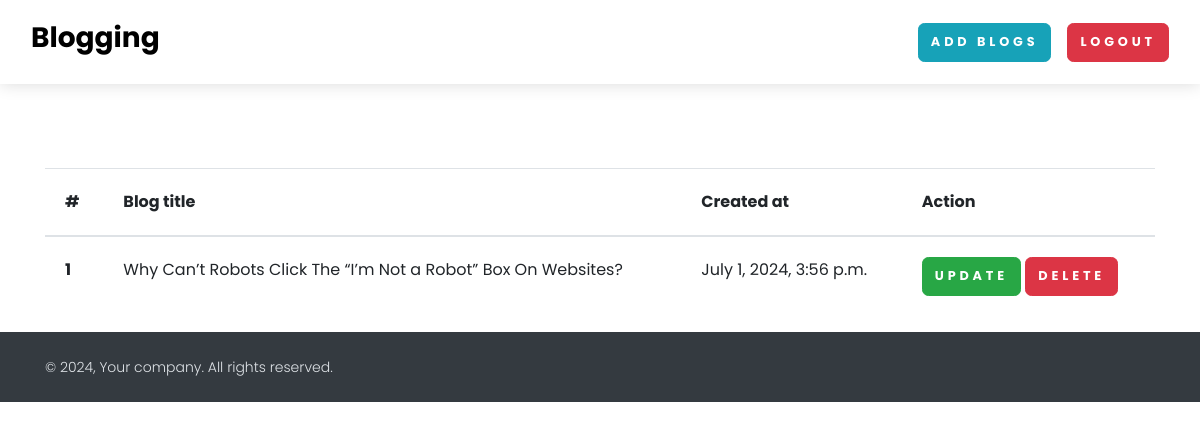
Screenshot of /see-blog/ (signed in) with the database file from the repository.
### home/models.py (models this page shows, shortened)
class BlogModel(models.Model):
    title = models.CharField(max_length=1000)
    content = FroalaField()
    slug = models.SlugField(max_length=1000, null = True, blank=True)
    user = models.ForeignKey(User, blank=True, null=True, on_delete=models.CASCADE)
    image = models.ImageField(upload_to='Blog/blog')
    created_at = models.DateTimeField(auto_now_add=True)
    upload_to = models.DateTimeField(auto_now = True)

### home/views.py (the view)
# urls.py: path('see-blog/', see_blog, name='see_blog'),
def see_blog(request):
    context = {}
    try:
        blog_objs = BlogModel.objects.filter(user = request.user)
        context['blog_objs'] = blog_objs
    except Exception as e:
        print(e)
    return render(request, 'see_blog.html', context)

### home/templates/see_blog.html
{% extends "base.html" %}
{% block start %}
<section class="mt-5 pt-5">
    <div class="container">
        <table class="table">
        <thead>
          <tr>
            <th scope="col">#</th>
            <th scope="col">Blog title</th>
            <th scope="col">Created at</th>
            <th scope="col">Action</th>
          </tr>
        </thead>
        <tbody>
            {% for blog in blog_objs %}
          <tr>
            <th scope="row">{{forloop.counter}}</th>
            <td>{{blog.title}}</td>
            <td>{{blog.created_at}}</td>
            <td>
                <a href="{%  url 'blog_update' blog.slug %}" class="btn btn-success">Update</a>
                <a href="{% url 'blog_delete' blog.id %}" class="btn btn-danger">Delete</a>
            </td>
          </tr>
          {% endfor %}
          </tbody>
          </table>
    </div>
</section>
{% endblock %}

### rows the page displays
BlogModel: title "Why Can’t Robots Click The “I’m Not a Robot” Box On Websites?", created_at "July 1, 2024, 3:56 p.m."
